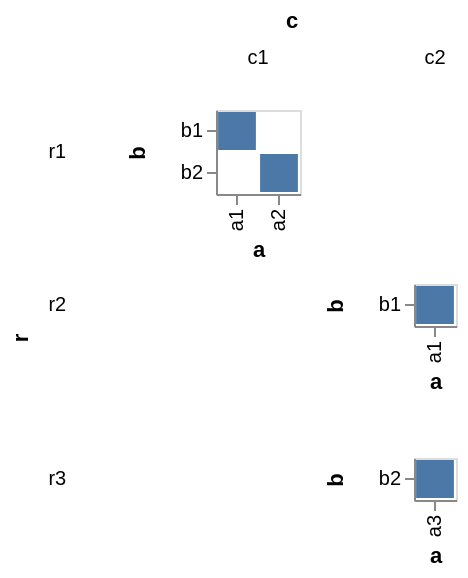

Write a Vega-Lite specification for this figure.
### Vega specification from a JSON file in a GitHub repository (floating-point values rounded to 4 significant figures)
{"$schema": "https://vega.github.io/schema/vega/v3.0.json", "autosize": "pad", "padding": 5, "data": [{"name": "source_0", "values": [{"r": "r1", "c": "c1", "a": "a1", "b": "b1"}, {"r": "r1", "c": "c1", "a": "a2", "b": "b2"}, {"r": "r2", "c": "c2", "a": "a1", "b": "b1"}, {"r": "r3", "c": "c2", "a": "a3", "b": "b2"}], "format": {"type": "json"}}, {"name": "cross_column_domain_row_domain", "source": "source_0", "transform": [{"type": "aggregate", "groupby": ["c", "r"], "fields": ["a", "b"], "ops": ["distinct", "distinct"]}]}, {"name": "column_domain", "source": "cross_column_domain_row_domain", "transform": [{"type": "aggregate", "groupby": ["c"], "fields": ["distinct_a"], "ops": ["max"], "as": ["distinct_a"]}]}, {"name": "row_domain", "source": "cross_column_domain_row_domain", "transform": [{"type": "aggregate", "groupby": ["r"], "fields": ["distinct_b"], "ops": ["max"], "as": ["distinct_b"]}]}], "signals": [{"name": "child_x_step", "value": 21}, {"name": "child_y_step", "value": 21}], "layout": {"padding": {"row": 10, "column": 10}, "offset": 10, "columns": {"signal": "length(data('column_domain'))"}, "bounds": "full", "align": "all"}, "marks": [{"name": "row_title", "role": "row-title", "type": "group", "marks": [{"type": "text", "role": "row-title-text", "style": "guide-title", "encode": {"update": {"align": {"value": "center"}, "text": {"value": "r"}, "angle": {"value": 270}}}}]}, {"name": "column_title", "role": "column-title", "type": "group", "marks": [{"type": "text", "role": "column-title-text", "style": "guide-title", "encode": {"update": {"align": {"value": "center"}, "text": {"value": "c"}}}}]}, {"name": "row_header", "type": "group", "role": "row-header", "from": {"data": "row_domain"}, "sort": {"field": "datum[\"r\"]", "order": "ascending"}, "title": {"text": {"signal": "''+parent[\"r\"]"}, "offset": 10, "orient": "left", "style": "guide-label", "encode": {"update": {"fontWeight": {"value": "normal"}, "angle": {"value": 0}, "fontSize": {"value": 10}, "align": {"value": "right"}, "baseline": {"value": "middle"}}}}, "encode": {"update": {"height": {"signal": "bandspace(datum[\"distinct_b\"], 0.1, 0.05) * child_y_step"}}}}, {"name": "column_header", "type": "group", "role": "column-header", "from": {"data": "column_domain"}, "sort": {"field": "datum[\"c\"]", "order": "ascending"}, "title": {"text": {"signal": "''+parent[\"c\"]"}, "offset": 10, "orient": "top", "style": "guide-label", "encode": {"update": {"fontWeight": {"value": "normal"}, "angle": {"value": 0}, "fontSize": {"value": 10}}}}, "encode": {"update": {"width": {"signal": "bandspace(datum[\"distinct_a\"], 0.1, 0.05) * child_x_step"}}}}, {"name": "cell", "type": "group", "style": "cell", "from": {"facet": {"name": "facet", "data": "source_0", "groupby": ["r", "c"], "aggregate": {"cross": true, "fields": ["a", "b"], "ops": ["distinct", "distinct"]}}}, "sort": {"field": ["datum[\"r\"]", "datum[\"c\"]"], "order": ["ascending", "ascending"]}, "encode": {"update": {"width": {"signal": "bandspace(datum[\"distinct_a\"], 0.1, 0.05) * child_x_step"}, "height": {"signal": "bandspace(datum[\"distinct_b\"], 0.1, 0.05) * child_y_step"}}}, "marks": [{"name": "child_marks", "type": "rect", "style": ["rect"], "from": {"data": "facet"}, "encode": {"update": {"x": {"scale": "child_x", "field": "a"}, "width": {"scale": "child_x", "band": true}, "y": {"scale": "child_y", "field": "b"}, "height": {"scale": "child_y", "band": true}, "fill": {"value": "#4c78a8"}}}}], "scales": [{"name": "child_x", "type": "band", "domain": {"data": "facet", "field": "a", "sort": true}, "range": {"step": {"signal": "child_x_step"}}, "paddingInner": 0.1, "paddingOuter": 0.05}, {"name": "child_y", "type": "band", "domain": {"data": "facet", "field": "b", "sort": true}, "range": {"step": {"signal": "child_y_step"}}, "paddingInner": 0.1, "paddingOuter": 0.05}], "axes": [{"scale": "child_x", "orient": "bottom", "title": "a", "zindex": 1, "encode": {"labels": {"update": {"angle": {"value": 270}, "align": {"value": "right"}, "baseline": {"value": "middle"}}}}}, {"scale": "child_y", "orient": "left", "title": "b", "zindex": 1}]}], "config": {"axisY": {"minExtent": 30}}}
